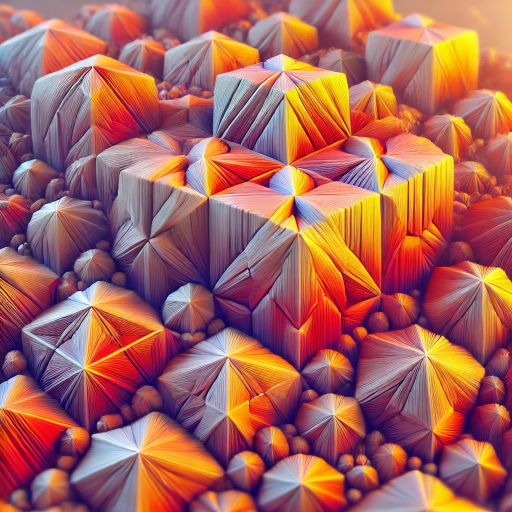
#> input picture crystals.png, 1024 x 1024 px (shown at 1/2 size)
$ python vectorized_crl.py
#> lines starting #> are read from the running program, lines starting #| are printed output that depends on the picture
import numpy as np
import matplotlib.pyplot as plt
import vtk
import cProfile
import pstats
from scipy.interpolate import RegularGridInterpolator
from scipy.interpolate import griddata
from scipy.spatial.transform import Rotation
from scipy.stats import vonmises_fisher

def load_image(path, shape):
#> called with path = 'crystals.png', shape = (512, 512)
    image = plt.imread('crystals.png')
#> image is the input picture: shape (1024, 1024, 3) float32; mean R, G, B 0.654, 0.387, 0.363
    n, m, _ = image.shape
#> n = 1024; m = 1024
    x = np.arange(0, n)
#> x = 1024 values from 0 to 1023
    y = np.arange(0, m)
#> y = 1024 values from 0 to 1023
    R = image[:, :, 0]
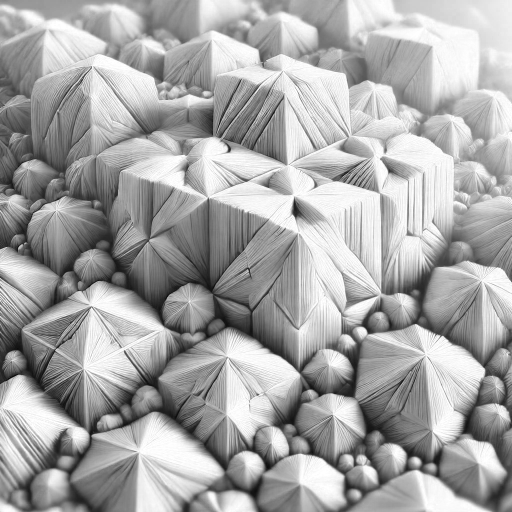
#> R: shape (1024, 1024) float32 (shown at 1/2 size); min 0, max 1, mean 0.654
    G = image[:, :, 1]
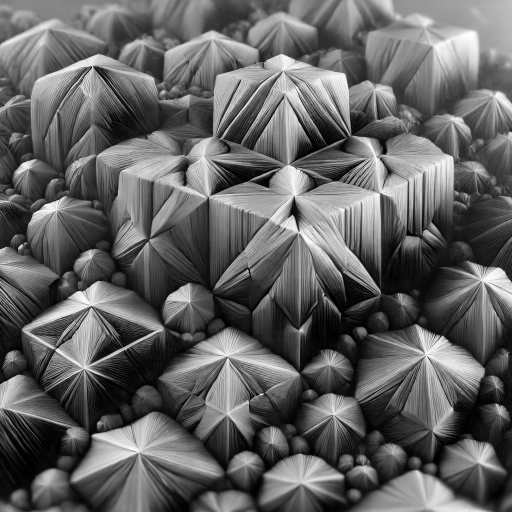
#> G: shape (1024, 1024) float32 (shown at 1/2 size); min 0, max 1, mean 0.387
    B = image[:, :, 2]
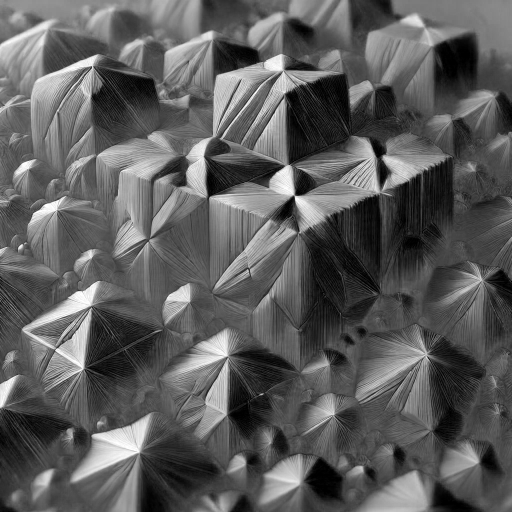
#> B: shape (1024, 1024) float32 (shown at 1/2 size); min 0, max 1, mean 0.363
    interp_R = RegularGridInterpolator((x, y), R, method='linear')
    interp_G = RegularGridInterpolator((x, y), G, method='linear')
    interp_B = RegularGridInterpolator((x, y), B, method='linear')
    res_n, res_m = shape
    x_new = np.linspace(0, n - 1, res_n)
#> x_new = 512 values from 0 to 1023
    y_new = np.linspace(0, m - 1, res_m)
#> y_new = 512 values from 0 to 1023
    xv, yv = np.meshgrid(x_new, y_new, indexing='ij')
    coords = np.column_stack((xv.ravel(), yv.ravel()))
    r_vals = interp_R(coords)
    g_vals = interp_G(coords)
    b_vals = interp_B(coords)
    rgb_vals = np.stack([r_vals, g_vals, b_vals], axis=-1)
    interpolated_image = rgb_vals.reshape((res_n, res_m, 3))
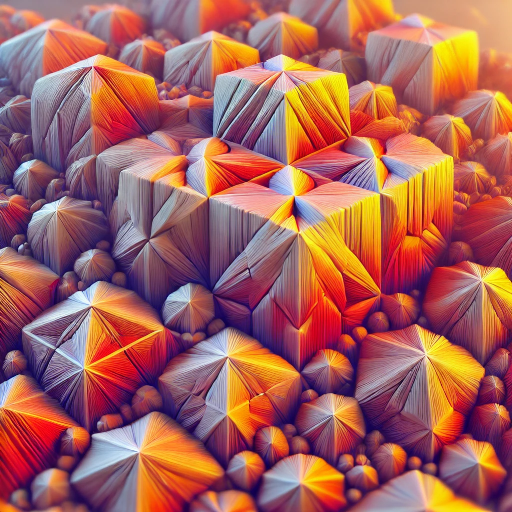
#> interpolated_image: shape (512, 512, 3) float64; mean of channels 0, 1, 2 0.654, 0.387, 0.363; drawn as R, G, B
    return interpolated_image

def render_image(pixel_size, y, z, rgb_vals):
    D = np.max([np.max(np.abs(y)), np.max(np.abs(z))])
    dg = np.arange(-D-pixel_size, D + 2*pixel_size, pixel_size)
    Y, Z = np.meshgrid(dg, dg, indexing='ij')
    rendered_image = np.zeros((Y.shape[0],Y.shape[1],3))
    counts = np.zeros((Y.shape[0],Y.shape[1]))
    yi = np.round( len(dg) * (y-np.min(dg))/(np.max(dg)-np.min(dg)) ).astype(int)
    zi = np.round( len(dg) * (z-np.min(dg))/(np.max(dg)-np.min(dg)) ).astype(int)
    np.add.at(counts[:,:], (yi, zi), np.ones((len(y),)))
    np.add.at(rendered_image[:,:,0], (yi, zi), rgb_vals[:,0])
    np.add.at(rendered_image[:,:,1], (yi, zi), rgb_vals[:,1])
    np.add.at(rendered_image[:,:,2], (yi, zi), rgb_vals[:,2])

    mask = counts!=0
    rendered_image[mask] = rendered_image[mask] / counts[mask, np.newaxis]

    xi = np.array([Y.flatten(), Z.flatten()]).T
    points = np.array([Y[mask], Z[mask]]).T
    r = rendered_image[mask, 0]
    g = rendered_image[mask, 1]
    b = rendered_image[mask, 2]
    interp_image = rendered_image.copy()*0

    m,n,_ = rendered_image.shape
    interp_image[:, :, 0] = griddata(points, r, xi, method='linear', fill_value=0).reshape(m, n)
    interp_image[:, :, 1] = griddata(points, g, xi, method='linear', fill_value=0).reshape(m, n)
    interp_image[:, :, 2] = griddata(points, b, xi, method='linear', fill_value=0).reshape(m, n)

    interp_counts = griddata(points, counts[mask], xi, method='linear', fill_value=0).reshape(m, n)

    return counts, interp_image

FACELIST = [
    [0, 1, 2, 3],  # Front face
    [4, 5, 6, 7],  # Back face
    [0, 1, 5, 4],  # Bottom face
    [2, 3, 7, 6],  # Top face
    [0, 3, 7, 4],  # Left face
    [1, 2, 6, 5]   # Right face
]

def detector_plane_to_paraview(x, number_of_lenses, lens_space, lens_radius, fname):

    t = number_of_lenses*lens_space / 20.
    w = 0.17*2
    h = 0.17*2

    points = vtk.vtkPoints()
    points.InsertNextPoint(-0+x, -w, -h)  # 0
    points.InsertNextPoint( t+x, -w, -h)  # 1
    points.InsertNextPoint( t+x,  w, -h)  # 2
    points.InsertNextPoint(-0+x,  w, -h)  # 3
    points.InsertNextPoint(-0+x, -w,  h)  # 4
    points.InsertNextPoint( t+x, -w,  h)  # 5
    points.InsertNextPoint( t+x,  w,  h)  # 6
    points.InsertNextPoint(-0+x,  w,  h)  # 7

    faces = vtk.vtkCellArray()
    for facelist in FACELIST:
        faces.InsertNextCell(4)
        for faceindex in facelist:
            faces.InsertCellPoint(faceindex)

    poly_data = vtk.vtkPolyData()
    poly_data.SetPoints(points)
    poly_data.SetPolys(faces)

    writer = vtk.vtkPolyDataWriter()
    writer.SetFileName(fname)
    writer.SetInputData(poly_data)
    writer.Write()

def sample_plane_to_paraview(x, number_of_lenses, lens_space, lens_radius, fname):

    t = number_of_lenses*lens_space / 20.
    w = 0.12
    h = 0.12

    points = vtk.vtkPoints()
    points.InsertNextPoint(-0+x, -w, -h)  # 0
    points.InsertNextPoint( t+x, -w, -h)  # 1
    points.InsertNextPoint( t+x,  w, -h)  # 2
    points.InsertNextPoint(-0+x,  w, -h)  # 3
    points.InsertNextPoint(-0+x, -w,  h)  # 4
    points.InsertNextPoint( t+x, -w,  h)  # 5
    points.InsertNextPoint( t+x,  w,  h)  # 6
    points.InsertNextPoint(-0+x,  w,  h)  # 7

    faces = vtk.vtkCellArray()
    for facelist in FACELIST:
        faces.InsertNextCell(4)
        for faceindex in facelist:
            faces.InsertCellPoint(faceindex)

    poly_data = vtk.vtkPolyData()
    poly_data.SetPoints(points)
    poly_data.SetPolys(faces)

    writer = vtk.vtkPolyDataWriter()
    writer.SetFileName(fname)
    writer.SetInputData(poly_data)
    writer.Write()

def backfocal_to_paraview(x, number_of_lenses, lens_space, lens_radius, fname):
    t = number_of_lenses*lens_space / 20.
    w = 0.05
    h = 0.05

    points = vtk.vtkPoints()
    points.InsertNextPoint(-t+x, -w, -h)  # 0
    points.InsertNextPoint( t+x, -w, -h)  # 1
    points.InsertNextPoint( t+x,  w, -h)  # 2
    points.InsertNextPoint(-t+x,  w, -h)  # 3
    points.InsertNextPoint(-t+x, -w,  h)  # 4
    points.InsertNextPoint( t+x, -w,  h)  # 5
    points.InsertNextPoint( t+x,  w,  h)  # 6
    points.InsertNextPoint(-t+x,  w,  h)  # 7

    faces = vtk.vtkCellArray()
    for facelist in FACELIST:
        faces.InsertNextCell(4)
        for faceindex in facelist:
            faces.InsertCellPoint(faceindex)

    poly_data = vtk.vtkPolyData()
    poly_data.SetPoints(points)
    poly_data.SetPolys(faces)

    writer = vtk.vtkPolyDataWriter()
    writer.SetFileName(fname)
    writer.SetInputData(poly_data)
    writer.Write()

def lens_to_paraview(number_of_lenses, lens_space, lens_radius, fname):

    t = number_of_lenses*lens_space
    w = 2.5*lens_radius * 1e3

    cylinder = vtk.vtkCylinderSource()
    cylinder.SetRadius(w)
    cylinder.SetHeight(t)
    cylinder.SetResolution(50)
    cylinder.SetCenter(0, 0, 0)

    cylinder.CappingOn()
    cylinder.Update()

    transform = vtk.vtkTransform()
    transform.RotateWXYZ(90, 0, 0, 1)

    transformFilter = vtk.vtkTransformPolyDataFilter()
    transformFilter.SetInputConnection(cylinder.GetOutputPort())
    transformFilter.SetTransform(transform)
    transformFilter.Update()

    writer = vtk.vtkPolyDataWriter()
    writer.SetFileName(fname)
    writer.SetInputData(transformFilter.GetOutput())
    writer.Write()


def optical_axis_to_paraview(fname, L, d1):
    optical_axis = np.zeros((1, 2, 3))
    optical_axis[0, 0, 0] = -d1
    optical_axis[0, 1, 0] = L-d1
    ray_data_to_paraview(optical_axis, fname)


def ray_data_to_paraview(ray_data, fname):

    vtk_points = vtk.vtkPoints()
    vtk_lines = vtk.vtkCellArray()

    coordinates = ray_data.copy()
    coordinates[:, :, 1] *=5 * 1e3
    coordinates[:, :, 2] *=5 * 1e3

    for coord in coordinates    :

        point_ids = []

        for c in coord:
            point_ids.append(vtk_points.InsertNextPoint(c))

        line = vtk.vtkPolyLine()
        line.GetPointIds().SetNumberOfIds(len(point_ids))
        for i, pid in enumerate(point_ids):
            line.GetPointIds().SetId(i, pid)
        vtk_lines.InsertNextCell(line)

    poly_data = vtk.vtkPolyData()
    poly_data.SetPoints(vtk_points)
    poly_data.SetLines(vtk_lines)

    writer = vtk.vtkPolyDataWriter()
    writer.SetFileName(fname)
    writer.SetInputData(poly_data)
    writer.Write()

def free_space_propagate( rays, distance ):
    M = np.array([[ 1.,   distance],
                  [ 0,        1.     ]])
    return M @ rays

def thin_lens_propagate( rays, focal_length ):
    M = np.array([[1.,               0 ],
                  [-1./focal_length, 1.]])
    return M @ rays


def numpy_to_vtk_image_data(np_array, filename):
    image_data = (np_array*255).astype(np.uint8)
    width, height, _ = image_data.shape

    vtk_image = vtk.vtkImageData()
    vtk_image.SetDimensions(width, height, 1)
    vtk_image.SetSpacing(1.0, 1.0, 1.0)
    vtk_image.AllocateScalars(vtk.VTK_UNSIGNED_CHAR, 3)

    for i in range(height):
        for j in range(width):
            vtk_image.SetScalarComponentFromDouble(j, i, 0, 0, image_data[i, j, 0])  # Red
            vtk_image.SetScalarComponentFromDouble(j, i, 0, 1, image_data[i, j, 1])  # Green
            vtk_image.SetScalarComponentFromDouble(j, i, 0, 2, image_data[i, j, 2])  # Blue

    writer = vtk.vtkXMLImageDataWriter()
    writer.SetFileName(filename)
    writer.SetInputData(vtk_image)
    writer.Write()

if __name__ == "__main__":
    pr = cProfile.Profile()
    pr.enable()

    number_of_lenses = 50 # N
    lens_space = 1.6 * 1e-3 # T
    lens_radius = 50 * 1e-6 # R
    refractive_decrement = 2.359 * 1e-6  # delta
    focal_length = lens_radius / ( 2 * refractive_decrement) # f

    number_of_rays = 5000

    # Approximations, equation (4), simons 2016
    # phi = np.sqrt( lens_space / focal_length ) # phi
    # f_N = focal_length_CRL = focal_length * phi * ( 1. / np.tan(number_of_lenses*phi) )

    # exact equations...
    N = number_of_lenses
    f = focal_length
    T = lens_space
    t2 = 1 - (T/(2*f))
    t1 = np.sqrt( 1 - (t2)**2 )
    phi = np.arctan( t1 / t2 )
    c = np.cos(N*phi)
    s = np.sin(N*phi)
    f_N = focal_length_CRL = focal_length * np.sin(phi) * ( 1. / np.tan(number_of_lenses*phi) )

    #equation (16), simons 2016
    start_x = - 1.4 * focal_length_CRL
    d1 = np.abs(start_x)
    denom = ((1 / f_N) - (1/d1))
    d2 = ( 1 + (np.tan(N * phi)*f * np.sin(phi) / d1) ) / denom # exact with sin(phi)

    L = number_of_lenses*lens_space + d1 + d2

    Magnification = (d2/(f*np.sin(phi)))-c

    print('M   :  ', Magnification)
    print('L   :  ', L)
    print('d1  :  ', d1)
    print('d2  :  ', d2)
    print('fN  :  ', f_N)
    print('NT  :  ', N*T)

    yg = zg = np.linspace(-0.55*lens_radius, 0.55*lens_radius, 512)
    X, Y =np.meshgrid(yg,zg,indexing='ij')

    image = load_image('crystals.png', shape=X.shape)

    angle = np.random.rand(number_of_rays, )*2*np.pi
    r = 0.3*(np.sqrt(np.random.rand(number_of_rays, )))*lens_radius # radius from optical axis

    #r, angle = r*0, angle*0
    #r += lens_radius / 3.

    s, c = np.sin(angle), np.cos(angle)
    #Rx = np.array([[1,0,0],[0,c,-s],[0,s,c]])

    x0, y0, z0 = 0, -s*r, c*r

    yi = np.round( len(yg) * (y0-np.min(yg))/(np.max(yg)-np.min(yg)) ).astype(int)
    zi = np.round( len(zg) * (z0-np.min(zg))/(np.max(zg)-np.min(zg)) ).astype(int)

    image_data = image[yi, zi, :]

    sigma_alpha = (0.01*1e-3)**2
    kappa = 1/sigma_alpha
    vmf = vonmises_fisher(mu=np.array([1, 0, 0]), kappa=kappa)
    alpha_vecs = vmf.rvs(number_of_rays)

    alpha_xy = np.arccos( alpha_vecs[:, (0, 1) ][:, 0] / np.linalg.norm(alpha_vecs[:, (0, 1) ], axis=1) )
    alpha_xy *= np.sign(alpha_vecs[:, 1 ])
    alpha_xz = np.arccos( alpha_vecs[:, (0, 2) ][:, 0] / np.linalg.norm(alpha_vecs[:, (0, 2) ], axis=1) )
    alpha_xz *= np.sign(alpha_vecs[:, 2 ])

    r_xy = y0 * 0
    r_xz = z0*0 + lens_radius/4.

    rays_xy0 = np.array([r_xy, alpha_xy])
    rays_xz0 = np.array([r_xz, alpha_xz])

    ####################################################################################
    # X-Z shadow paths....

    rays = rays_xz0.copy()

    # the three extra (+3) states represents the sample-, bacfocal- and image-planes.
    rays_stack = np.zeros((number_of_rays, number_of_lenses + 3, 3))
    states = np.array(range(number_of_lenses + 3)).astype(int)
    x = start_x
    rays_stack[:, 0, 0] = x
    rays_stack[:, 0, 1:] = rays.T

    rays = free_space_propagate(rays, d1)

    x = x + d1

    M = np.array([[ 1.,   d1],
                [ 0,        1.     ]])
    for i in range(number_of_lenses):
        #if i!=0:

        rays = free_space_propagate(rays, lens_space / 2.)
        x = x + lens_space/2.

        M = np.array([[ 1.,   lens_space / 2.],
                  [ 0,        1.     ]]) @ M

        rays = thin_lens_propagate(rays, focal_length)

        #if i!=number_of_lenses-1:

        M = np.array([[1.,               0 ],
                  [-1./focal_length, 1.]]) @ M

        rays = free_space_propagate(rays, lens_space / 2.)
        x = x + lens_space/2.

        M = np.array([[ 1.,   lens_space / 2.],
                  [ 0,        1.     ]]) @ M

        rays_stack[:, i+1, 1:] = rays.T
        rays_stack[:, i+1, 0] = x
    M = np.array([[ 1.,   d2],
                [ 0,        1.     ]]) @ M
    print(M)

    x = x + focal_length_CRL
    rays = free_space_propagate(rays, focal_length_CRL)
    rays_stack[:, -2, 1:] = rays.T
    rays_stack[:, -2, 0] = x

    x = x + d2 - focal_length_CRL  # the relative image plane coordinate
    rays = free_space_propagate(rays, d2 - focal_length_CRL )
    rays_stack[:, -1, 1:] = rays.T
    rays_stack[:, -1, 0] = x

    ray_xyz_coord = np.zeros((number_of_rays, 3, rays_stack.shape[1]))
    ray_xyz_coord[:, 0, :] = rays_stack[:, :, 0]
    ray_xyz_coord[:, 2, :] = rays_stack[:, :, 1]

    shadow_paths_xz = np.zeros((number_of_rays, number_of_lenses + 3, 3))
    shadow_paths_xz[:, :, 0] = ray_xyz_coord[:, 0, :]
    shadow_paths_xz[:, :, 2] = ray_xyz_coord[:, 2, :]


    # X-Y shadpw paths ####################################################################################

    rays = rays_xy0.copy()

    # the three extra (+3) states represents the sample-, bacfocal- and image-planes.
    rays_stack = np.zeros((number_of_rays, number_of_lenses + 3, 3))
    states = np.array(range(number_of_lenses + 3)).astype(int)
    x = start_x
    rays_stack[:, 0, 0] = x
    rays_stack[:, 0, 1:] = rays.T

    rays = free_space_propagate(rays, d1)

    x = x + d1

    M = np.array([[ 1.,   d1],
                [ 0,        1.     ]])
    for i in range(number_of_lenses):
        #if i!=0:

        rays = free_space_propagate(rays, lens_space / 2.)
        x = x + lens_space/2.

        M = np.array([[ 1.,   lens_space / 2.],
                  [ 0,        1.     ]]) @ M

        rays = thin_lens_propagate(rays, focal_length)

        #if i!=number_of_lenses-1:

        M = np.array([[1.,               0 ],
                  [-1./focal_length, 1.]]) @ M

        rays = free_space_propagate(rays, lens_space / 2.)
        x = x + lens_space/2.

        M = np.array([[ 1.,   lens_space / 2.],
                  [ 0,        1.     ]]) @ M

        rays_stack[:, i+1, 1:] = rays.T
        rays_stack[:, i+1, 0] = x
    M = np.array([[ 1.,   d2],
                [ 0,        1.     ]]) @ M
    print(M)

    x = x + focal_length_CRL
    rays = free_space_propagate(rays, focal_length_CRL)
    rays_stack[:, -2, 1:] = rays.T
    rays_stack[:, -2, 0] = x

    x = x + d2 - focal_length_CRL  # the relative image plane coordinate
    rays = free_space_propagate(rays, d2 - focal_length_CRL )
    rays_stack[:, -1, 1:] = rays.T
    rays_stack[:, -1, 0] = x

    ray_xyz_coord = np.zeros((number_of_rays, 3, rays_stack.shape[1]))
    ray_xyz_coord[:, 0, :] = rays_stack[:, :, 0]
    ray_xyz_coord[:, 2, :] = rays_stack[:, :, 1]

    shadow_paths_xy = np.zeros((number_of_rays, number_of_lenses + 3, 3))
    shadow_paths_xy[:, :, 0] = ray_xyz_coord[:, 0, :]
    shadow_paths_xy[:, :, 2] = ray_xyz_coord[:, 2, :]

    # Reconstruct 3D rays form shadow paths.

    ray_data = np.zeros((number_of_rays, number_of_lenses + 3, 3))
    ray_data[:, :, 0] = shadow_paths_xz[:, :, 0]
    ray_data[:, :, 1] = shadow_paths_xy[:, :, 2]
    ray_data[:, :, 2] = shadow_paths_xz[:, :, 2]

    # [8 lines of commented-out code are left out]

    ray_data_to_paraview(ray_data, fname='CRL_simulation.vtk')
#> (the call stopped at in ray_data_to_paraview, `vtk_points = vtk.vtkPoints()`: vtk is not available in this run)
    lens_to_paraview(number_of_lenses, lens_space, lens_radius, fname='CRL_lens.vtk')
#> (the call stopped at in lens_to_paraview, `cylinder = vtk.vtkCylinderSource()`: vtk is not available in this run)
    x = np.mean(ray_data[:,-2,0])
    backfocal_to_paraview(x, number_of_lenses, lens_space, lens_radius,  fname='backfocal.vtk')
#> (the call stopped at in backfocal_to_paraview, `points = vtk.vtkPoints()`: vtk is not available in this run)
    x = np.mean(ray_data[:,0,0])
    sample_plane_to_paraview(x, number_of_lenses, lens_space, lens_radius, fname='sample_plane.vtk')
#> (the call stopped at in sample_plane_to_paraview, `points = vtk.vtkPoints()`: vtk is not available in this run)
    detector_plane_to_paraview(np.mean(ray_data[:,-1,0]), number_of_lenses, lens_space, lens_radius, fname='detector_plane.vtk')
#> (the call stopped at in detector_plane_to_paraview, `points = vtk.vtkPoints()`: vtk is not available in this run)
    optical_axis_to_paraview('optical_axis.vtk', L, d1)
#> (the call stopped at in ray_data_to_paraview, `vtk_points = vtk.vtkPoints()`: vtk is not available in this run)

    pr.disable()
    pr.dump_stats('tmp_profile_dump')
    ps = pstats.Stats('tmp_profile_dump').strip_dirs().sort_stats('cumtime')
    ps.print_stats(15)
    print("")

    if 0:
        ax = plt.figure(figsize=(12,6)).add_subplot(projection='3d')
        for j in range(number_of_rays):
            x,y,z = ray_data[j].T
            ax.plot(x, y*1e6 , z*1e6 , 'k-', alpha = 1 / (0.5*np.sqrt(number_of_rays)), )
        ax.grid()
        ax.set_zlabel('z-coordinate [microns]')
        ax.set_ylabel('y-coordinate [microns]')
        ax.set_xlabel('x-coordinate [m]')

    #plt.ylim([-1.5*lens_radius*1e6, 1.5*lens_radius*1e6])

    x = ray_data[:, -2, 0]*1e6
    y = ray_data[:, -2, 1]*1e6
    z = ray_data[:, -2, 2]*1e6

    alpha0 = rays_stack[:, 0, 2]
    if 0:
        plt.figure()
        plt.scatter(y, z, c=np.abs(alpha0), alpha=0.5, cmap='jet')
        plt.colorbar()

    y = ray_data[:, -1, 1]*1e6
    z = ray_data[:, -1, 2]*1e6

    counts, image = render_image(pixel_size=0.25, y=y, z=z, rgb_vals=image_data)
#> (the run stopped early here; a loop or call above may not have finished)

$ run again, with image_texture.png copied over crystals.png
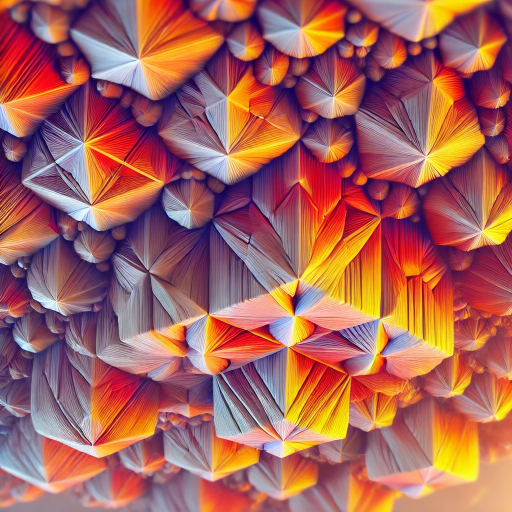
#> input picture image_texture.png, 1024 x 1024 px (shown at 1/2 size)
#> in load_image, image is the input picture: shape (1024, 1024, 3) float32; mean R, G, B 0.654, 0.387, 0.363
#> in load_image, `B = image[:, :, 2]`:
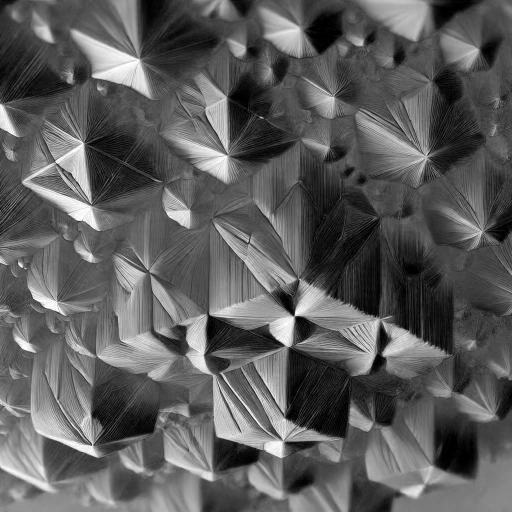
#> B: shape (1024, 1024) float32 (shown at 1/2 size); min 0, max 1, mean 0.363
#> in load_image, `interpolated_image = rgb_vals.reshape((res_n, res_m, 3))`:
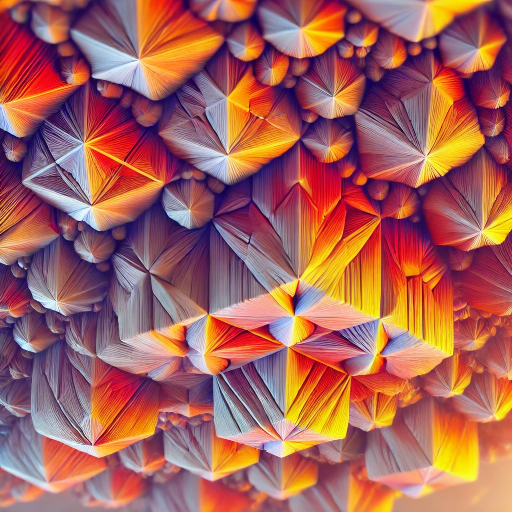
#> interpolated_image: shape (512, 512, 3) float64; mean of channels 0, 1, 2 0.654, 0.387, 0.363; drawn as R, G, B
